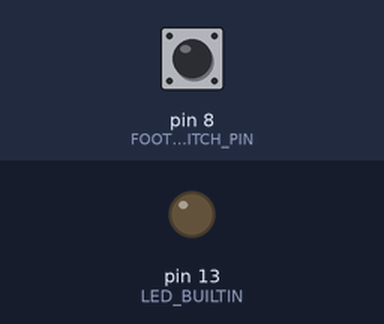
A sketch run on a simulated Arduino Leonardo, built with avr-gcc and run on an emulated ATmega32U4. On the bench: output pins drawn as LEDs (lit = HIGH). The inputs (shaded band) are chosen by the test bench; at power-on: pin 8 (FOOTSWITCH_PIN) HIGH. USB keyboard and mouse output is not drawn.

Above: at 1.2 s.
1.3 s: pin 8 (FOOTSWITCH_PIN) pulled LOW for 0.15 s
At 1.37 s:
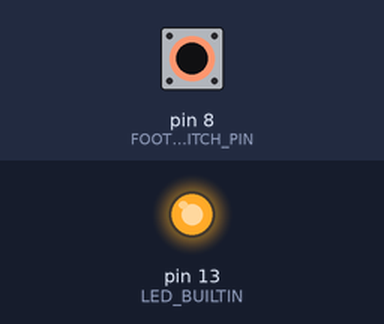
2.9 s: pin 8 (FOOTSWITCH_PIN) pulled LOW for 3.2 s
At 6.8 s:
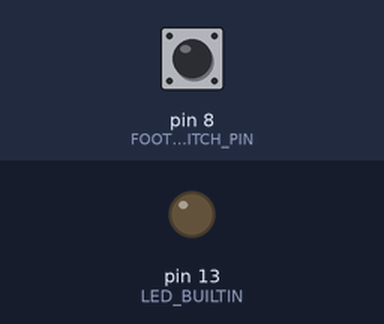
Timing chart, 0 to 8.3 s (numbered marks = the images above; inputs shaded):
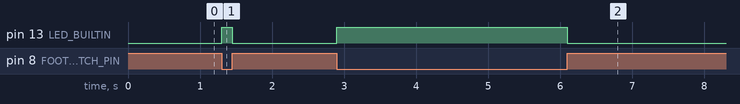

Measured:
- after the input at 1.3 s, pin 13 (LED_BUILTIN): LOW → HIGH at once, → LOW 0.15 s later
- after the input at 2.9 s, pin 13 (LED_BUILTIN): LOW → HIGH at once, → LOW 3.2 s later

The sketch:

footswitch_single_key_test.ino
```cpp
#include <HID-Project.h>

const uint8_t FOOTSWITCH_PIN = 8;
const unsigned long PRESS_DEBOUNCE_MS = 30;
const unsigned long RELEASE_DEBOUNCE_MS = 50;

bool armed = false;
bool wasPressed = false;
unsigned long pressStartedMs = 0;
unsigned long releaseStartedMs = 0;

void setup() {
  pinMode(FOOTSWITCH_PIN, INPUT_PULLUP);
  pinMode(LED_BUILTIN, OUTPUT);
  digitalWrite(LED_BUILTIN, LOW);
  BootKeyboard.begin();
  BootKeyboard.releaseAll();
}

void loop() {
  const bool pressed = digitalRead(FOOTSWITCH_PIN) == LOW;
  const unsigned long now = millis();
  digitalWrite(LED_BUILTIN, pressed ? HIGH : LOW);

  if (!pressed) {
    if (wasPressed) {
      releaseStartedMs = now;
    }
    wasPressed = false;
    if (now - releaseStartedMs >= RELEASE_DEBOUNCE_MS) {
      armed = true;
    }
    return;
  }

  if (!wasPressed) {
    pressStartedMs = now;
  }
  wasPressed = true;
  if (armed && now - pressStartedMs >= PRESS_DEBOUNCE_MS) {
    armed = false;
    BootKeyboard.write('7');
  }
}
```
